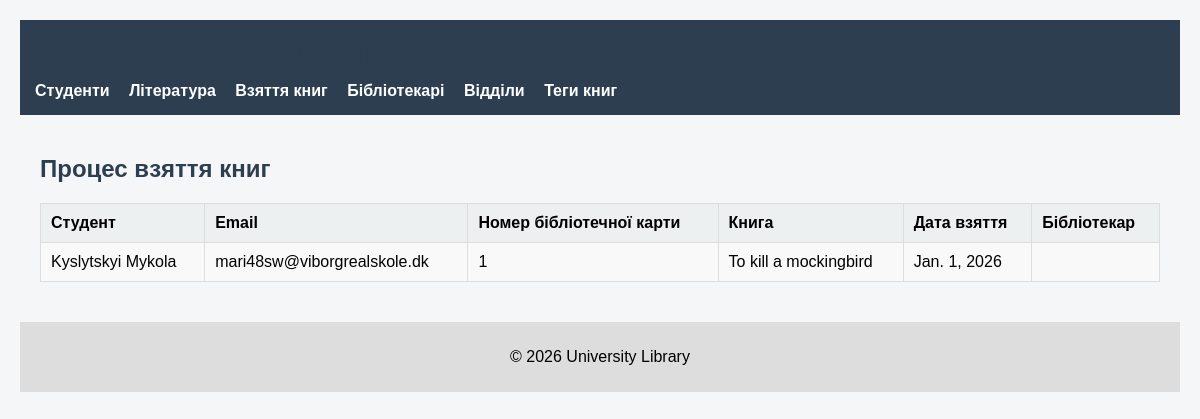
The app's page /borrowings/ with its own data.
### library/models.py (models this page shows, shortened)
class BookBorrowing(models.Model):
    library_card = models.ForeignKey(
        LibraryCard,
        on_delete=models.CASCADE,
        related_name="borrowings"
    )
    literature = models.ForeignKey(
        Literature,
        on_delete=models.CASCADE,
        related_name="borrowings"
    )
    librarian = models.OneToOneField(
        Librarian,
        on_delete=models.SET_NULL,
        null=True
    )
    borrow_date = models.DateField()

class LibraryCard(models.Model):
    card_number = models.CharField(max_length=20, unique=True)
    issue_date = models.DateField()
    expiry_date = models.DateField()
    price = models.DecimalField(max_digits=6, decimal_places=2)
    student = models.OneToOneField(
        Student,
        on_delete=models.CASCADE,
        related_name="library_card"
    )

class Student(models.Model):
    first_name = models.CharField(max_length=50)
    last_name = models.CharField(max_length=50)
    student_card_number = models.CharField(max_length=20, unique=True)
    email = models.EmailField(unique=True)
    group = models.ForeignKey(
        StudentGroup,
        on_delete=models.SET_NULL,
        null=True,
        related_name="students"
    )

class Literature(models.Model):
    title = models.CharField(max_length=255)
    genre = models.CharField(max_length=100)
    author = models.CharField(max_length=150)
    publication_date = models.DateField()
    publication_year = models.PositiveIntegerField()
    tags = models.ManyToManyField(
        BookTag,
        blank=True,
        related_name="books"
    )

### library/views.py (the view)
# urls.py: path('borrowings/', borrowings_view, name='borrowings'),
def borrowings_view(request):
    return render(request, 'library/borrowings.html', {
        'borrowings': BookBorrowing.objects.select_related(
            'library_card__student',
            'literature'
        )
    })

### library/templates/library/borrowings.html (shortened to what this page needs)
{% extends 'library/base.html' %}
{% block content %}
<h2>Процес взяття книг</h2>
<table>
    <tr>
        <th>Студент</th>
        <th>Email</th>
        <th>Номер бібліотечної карти</th>
        <th>Книга</th>
        <th>Дата взяття</th>
        <th>Бібліотекар</th>
    </tr>
    {% for borrowing in borrowings %}
    <tr>
        <td>
            {{ borrowing.library_card.student.last_name }}
            {{ borrowing.library_card.student.first_name }}
        </td>
        <td>
            {{ borrowing.library_card.student.email }}
        </td>
        <td>
            {{ borrowing.library_card.card_number }}
        </td>
        <td>
            {{ borrowing.literature.title }}
        </td>
        <td>
            {{ borrowing.borrow_date }}
        </td>
        <td>
        </td>
    </tr>
    {% endfor %}
</table>
{% endblock %}

### library/static/library/css/style.css (style rules this page uses)
body { font-family: Arial, sans-serif; margin: 0; background-color: #f4f6f8; }
table { width: 100%; border-collapse: collapse; background: white; }
th, td { border: 1px solid #ddd; padding: 10px; text-align: left; }
th { background-color: #ecf0f1; }
tr:nth-child(even) { background-color: #f9f9f9; }
body { font-family: Arial, sans-serif; background: #f4f6f8; margin: 0; padding: 20px; }
h1, h2 { color: #2c3e50; }

### records on screen
BookBorrowing: library_card.student.last_name "Kyslytskyi", library_card.student.first_name "Mykola", library_card.student.email "mari48sw@viborgrealskole.dk", library_card.card_number "1", literature "To kill a mockingbird", borrow_date "Jan. 1, 2026"
